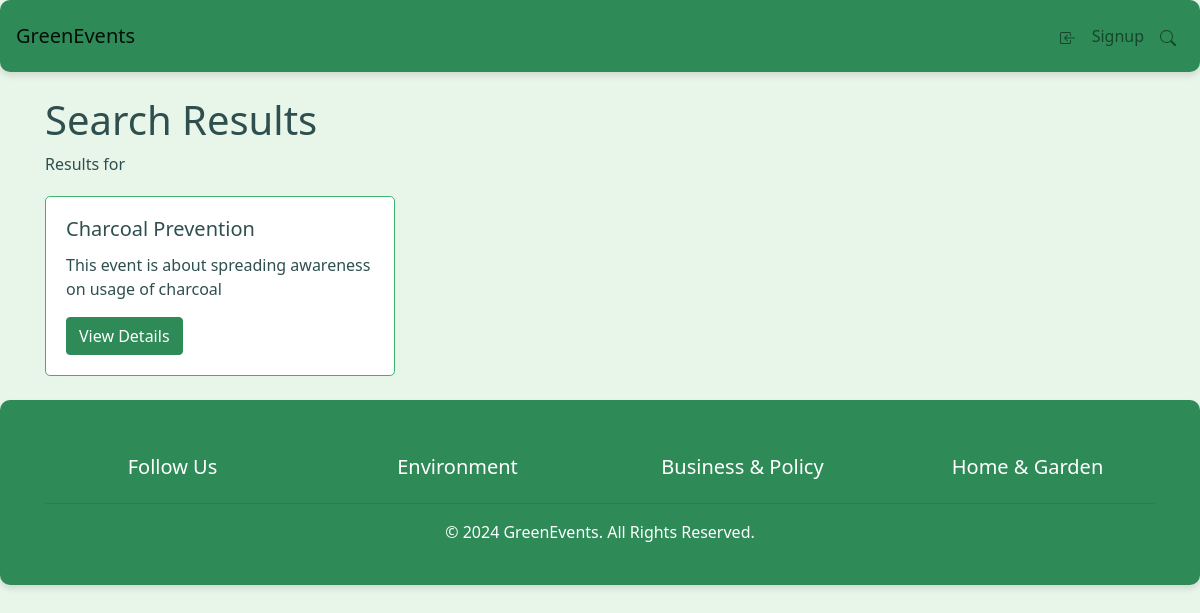
The app's page /search/ with its own data.
### myApp/models.py (models this page shows, shortened)
class Event(models.Model):
    name = models.CharField(max_length=255)
    description = models.TextField()
    eventDate = models.DateTimeField()
    location = models.CharField(max_length=255)
    agenda = models.TextField()
    speakers = models.TextField()
    image = models.ImageField(upload_to='event_images/', blank=True, null=True)
    total_num_of_seats = models.IntegerField()
    registered_seats = models.IntegerField(default=0)
    remaining_seats = models.IntegerField()

### myApp/views.py (the view)
# urls.py: path('search/', views.search_events, name='search_events'),
def search_events(request):
    query = request.GET.get('q')
    date = request.GET.get('date')
    location = request.GET.get('location')
    filters = Q()
    if query:
        filters &= Q(name__icontains=query) | Q(description__icontains=query) | Q(location__icontains=query)
    if date:
        filters &= Q(date=date)
    if location:
        filters &= Q(location__icontains=location)
    events = Event.objects.filter(filters)
    return render(request, 'search_results.html',
                  {'events': events, 'query': query, 'date': date, 'location': location})

### myApp/templates/search_results.html (shortened to what this page needs)
{% extends 'base.html' %}
{% block content %}
<div class="search-results-page">
    <h1>Search Results</h1>
    <p>Results for
    </p>
    <div class="row search-results">
        {% for event in events %}
        <div class="col-md-4">
            <div class="card mb-4">
                <div class="card-body">
                    <h5 class="card-title">{{ event.name }}</h5>
                    <p class="card-text">{{ event.description|truncatewords:20 }}</p>
                    <a href="{% url 'event_detail' event.id %}" class="btn btn-primary">View Details</a>
                </div>
            </div>
        </div>
        {% endfor %}
    </div>
</div>
{% endblock %}

### myApp/static/css/style.css (style rules this page uses)
:root { --primary-color: #2E8B57; --secondary-color: #3CB371; --background-color: #E8F5E9; --text-color: #2F4F4F; --link-color: #2E8B57; --link-hover-color: #228B22; --glass-bg: rgba(255, 255, 255, 0.7); --glass-border: rgba(46, 139, 87, 0.3); --glass-shadow: 0 4px 6px rgba(0, 0, 0, 0.1); }
body { background-color: var(--background-color); color: var(--text-color); font-family: 'system-ui', -apple-system; display: none; }
a { color: var(--link-color); text-decoration: none; }
.btn-primary { background-color: var(--primary-color); border-color: var(--primary-color); }
.card { border: 1px solid var(--secondary-color); border-radius: 5px; }
.search-results-page .search-results { margin-top: 20px; }

### records on screen
Event: name "Charcoal Prevention", description "This event is about spreading awareness on usage of charcoal"
